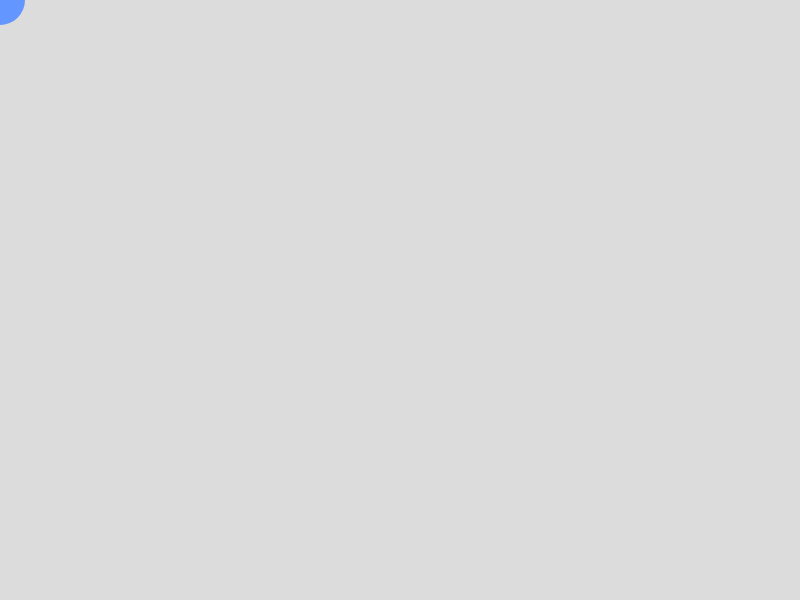
Frame 1 (no input)
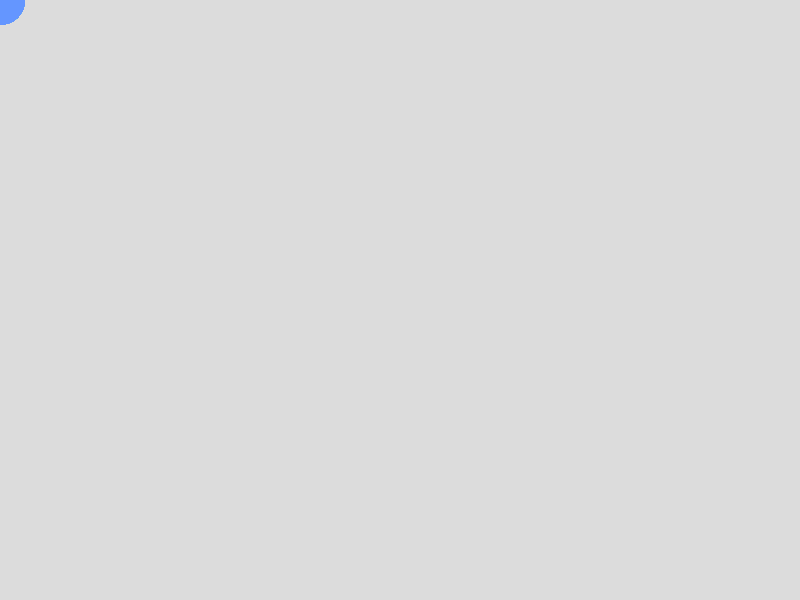
Frame 60 (no input)
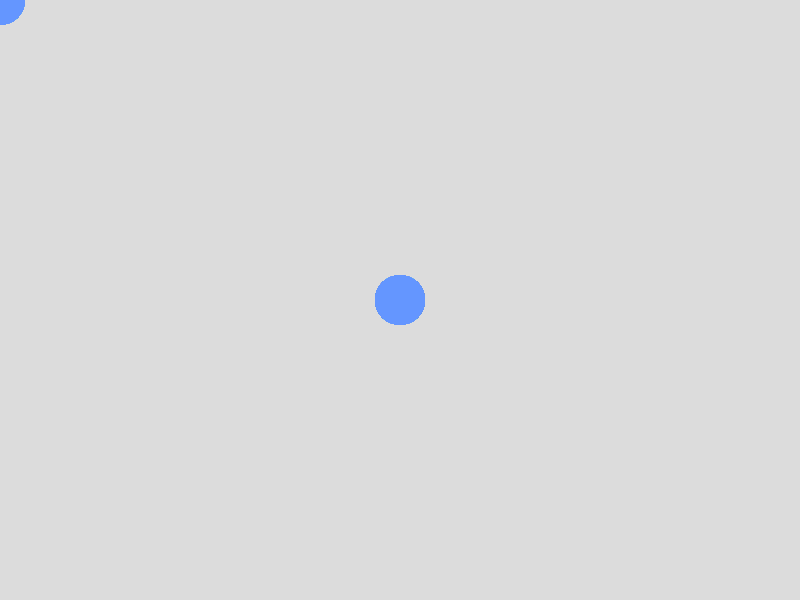
Frame 120 (the mouse pressed at the canvas centre since frame 60)

The p5.js sketch that drew these frames (run headless with seeded random() and noise() and a simulated clock; from frame 60 on, the mouse is pressed at the canvas centre):

// p5.js sketch
// ── sketch.js
// Art Algorithmique - p5.js Sketch
// Votre code artistique commence ici

function setup() {
    // Créer un canvas de 800x600 pixels
    createCanvas(800, 600);
    background(220);
}

function draw() {
    // Votre code d'animation/dessin ici
    // Cette fonction s'exécute en boucle (environ 60 fois par seconde)
    
    // Exemple simple: un cercle qui suit la souris
    fill(100, 150, 255);
    noStroke();
    ellipse(mouseX, mouseY, 50, 50);
}
